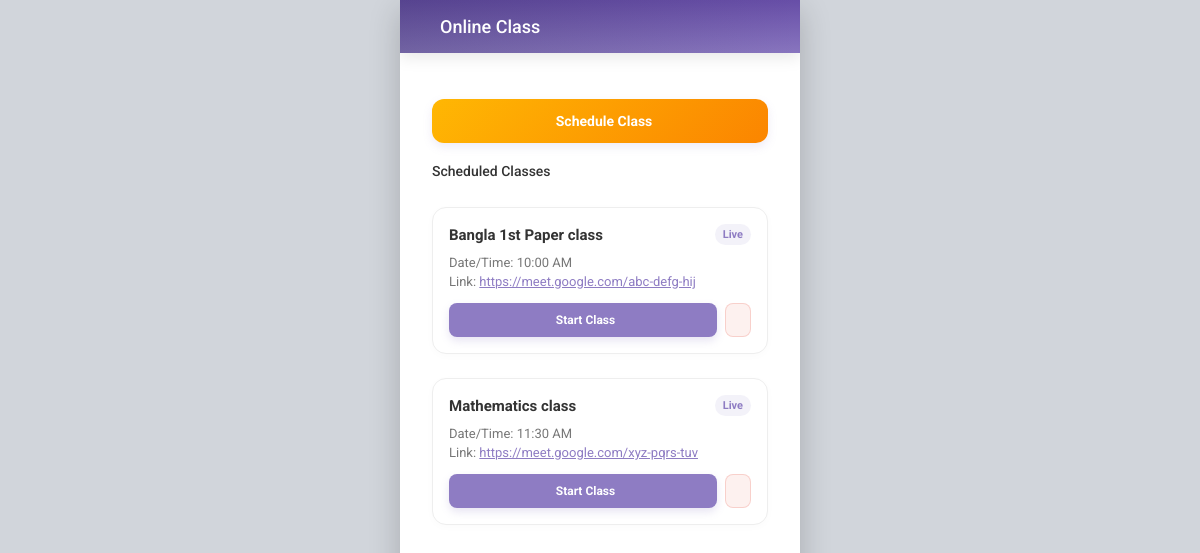
/index.php?controller=teacher&action=online_class (signed in), run on the app's committed database.
### tables this page shows
CREATE TABLE online_classes (
            id INTEGER PRIMARY KEY AUTOINCREMENT,
            title TEXT NOT NULL,
            subtitle TEXT,
            time TEXT NOT NULL,
            link TEXT NOT NULL,
            icon TEXT DEFAULT 'ph-video-camera',
            icon_bg TEXT DEFAULT 'rgba(142, 124, 195, 0.08)',
            icon_color TEXT DEFAULT 'var(--brand-color)',
            school_code TEXT NOT NULL REFERENCES schools(school_code) ON DELETE CASCADE
        );

### core/Controller.php (called while the page is built)
<?php
class Controller {
    public function render($view, $data = []) {
        extract($data);
        include 'views/layouts/header.php';
        include 'views/' . $view . '.php';
        include 'views/layouts/footer.php';
    }
}

### controllers/TeacherController.php (called while the page is built, shortened)
<?php
class TeacherController extends Controller {
    public function online_class() {
        $data = [
            'classroom' => TeacherModel::getClassroom()
        ];
        $this->render('teacher/online_class', $data);
    }
}

### models/TeacherModel.php (called while the page is built, shortened)
<?php
class TeacherModel extends Model {
    public static function getClassroom() {
        $db = self::getDB();
        $schoolCode = isset($_SESSION['school_code']) ? $_SESSION['school_code'] : 'DHAKA100';
        if ($db) {
            $stmtOnline = $db->prepare("SELECT title, subtitle, time, link, icon, icon_bg, icon_color FROM online_classes WHERE school_code = :school_code");
            $stmtOnline->execute(['school_code' => $schoolCode]);
            $online = $stmtOnline->fetchAll(PDO::FETCH_ASSOC);
            $stmtRecorded = $db->prepare("SELECT title, subtitle, duration, topic, icon, icon_bg, icon_color FROM recorded_classes WHERE school_code = :school_code");
            $stmtRecorded->execute(['school_code' => $schoolCode]);
            $recorded = $stmtRecorded->fetchAll(PDO::FETCH_ASSOC);
            return [
                'online' => $online,
                'recorded' => $recorded
            ];
        }
        return [
            'online' => [
                ['title' => 'Bangla 1st Paper (Class 8)', 'subtitle' => '38 Students Registered', 'icon' => 'ph-video-camera', 'iconBg' => 'rgba(142, 124, 195, 0.08)', 'iconColor' => 'var(--brand-color)', 'link' => 'https://meet.google.com/abc-defg-hij', 'time' => '10:00 AM']
            ],
            'recorded' => [
                ['title' => 'Bangla Grammar Lecture 3', 'subtitle' => 'Uploaded 2 days ago', 'icon' => 'ph-play-circle', 'iconBg' => 'rgba(142, 124, 195, 0.08)', 'iconColor' => 'var(--brand-color)', 'duration' => '30 Mins', 'topic' => 'Bangla']
            ]
        ];
    }
}

### views/teacher/online_class.php (the view, shortened to what this page needs)
<div id="teacherOnlineClassView" class="view active" style="overflow-y: auto; padding: 16px; box-sizing: border-box; height: 100%;">
    <div class="routine-container">
        <button class="pay-now-btn" id="showFormBtn" onclick="toggleScheduleForm()" style="margin-bottom: 20px; border-radius: 12px; width: 100%; display: flex; align-items: center; justify-content: center; gap: 8px; box-shadow: 0 4px 10px rgba(142,124,195,0.15); border: none; cursor: pointer;">
            <i class="ph ph-plus-circle" style="font-size: 18px;"></i> Schedule Class
        </button>
        <div class="section-header" style="padding-left: 0; margin-bottom: 12px;">Scheduled Classes</div>
        <div id="teacherOnlineClassList" class="teachers-list-grid">
            <?php if (empty($classroom['online'])): ?>
                <div class="empty-state-routine" style="padding: 30px; text-align: center; color: var(--text-light);">No scheduled classes</div>
            <?php else: ?>
                <?php foreach ($classroom['online'] as $c): ?>
                    <div class="teacher-card" style="padding: 16px; flex-direction: column; align-items: stretch; gap: 10px; background: white; border: 1px solid var(--border-color); border-radius: 14px; margin-bottom: 12px; display: flex;">
                        <div style="display: flex; justify-content: space-between; align-items: center;">
                            <div style="font-weight: bold; color: var(--text-main); font-size: 15px;"><?php echo htmlspecialchars($c['title']); ?></div>
                            <span style="font-size: 11px; background: rgba(142,124,195,0.1); color: var(--brand-color); padding: 4px 8px; border-radius: 20px; font-weight: bold;">Live</span>
                        </div>
                        <div style="font-size: 13px; color: var(--text-light); display: flex; flex-direction: column; gap: 4px;">
                            <div><i class="ph ph-calendar-blank"></i> Date/Time: <?php echo htmlspecialchars($c['time']); ?></div>
                            <div><i class="ph ph-link"></i> Link: <a href="<?php echo htmlspecialchars($c['link']); ?>" target="_blank" style="color: var(--brand-color); text-decoration: underline; word-break: break-all;"><?php echo htmlspecialchars($c['link']); ?></a></div>
                        </div>
                        <div style="display: flex; gap: 8px; margin-top: 4px; box-sizing: border-box;">
                            <a href="<?php echo htmlspecialchars($c['link']); ?>" target="_blank" class="classroom-join-btn" style="flex: 1; text-align: center; text-decoration: none; padding: 10px; font-size: 12px; border-radius: 8px; display: flex; align-items: center; justify-content: center; gap: 5px; font-weight: bold; background: var(--brand-color); color: white; border: none; cursor: pointer;">
                                <i class="ph ph-video-camera"></i> Start Class
                            </a>
                            <a href="?controller=teacher&action=delete_class&id=<?php echo $c['id']; ?>" onclick="return confirm('Are you sure you want to delete this scheduled class?')" style="padding: 8px 12px; margin: 0; background: rgba(231, 76, 60, 0.08); color: #e74c3c; border: 1px solid rgba(231, 76, 60, 0.2); border-radius: 8px; display: flex; align-items: center; justify-content: center; text-decoration: none; cursor: pointer;">
                            </a>
                        </div>
                    </div>
                <?php endforeach; ?>
            <?php endif; ?>
        </div>
    </div>
</div>

### assets/css/style.css (style rules this page uses)
:root { --brand-color: #8E7CC3; --brand-dark: #674EA7; --bg-color: #f7f7f7; --white: #ffffff; --text-main: #333333; --text-light: #777777; --border-color: #eeeeee; --success: #2ecc71; --error: #e74c3c; --warning: #f39c12; --info: #3498db; --space-xs: 4px; --space-sm: 8px; --space-md: 16px; --space-lg: 24px; --space-xl: 32px; }
* { margin: 0; padding: 0; box-sizing: border-box; -webkit-tap-highlight-color: transparent; font-family: 'Roboto', sans-serif; }
a { color: var(--brand-color); text-decoration: none; word-wrap: break-word; word-break: break-all; overflow-wrap: break-word; max-width: 100%; display: inline-block; }
html, body { height: 100%; }
body { background-color: #d1d5db; display: flex; justify-content: center; align-items: center; min-height: 100vh; }
.view { display: none; animation: fadeIn 0.3s ease; }
.view.active { display: block; }
.section-header { padding: 0 16px 12px; font-size: 14px; font-weight: 500; color: var(--text-main); }
.routine-container { padding: 16px; }
.pay-now-btn { margin-top: 14px; width: 100%; border: none; border-radius: 14px; padding: 14px 16px; background: linear-gradient(135deg, #ffb703 0%, #fb8500 100%); color: #fff; font-size: 14px; font-weight: 700; display: flex; align-items: center; justify-content: center; gap: 8px; box-shadow: 0 10px 18px rgba(251, 133, 0, 0.28); cursor: pointer; }
.classroom-join-btn { background: var(--brand-color); color: var(--white); border: none; border-radius: 8px; padding: 8px 16px; font-size: 12px; font-weight: 700; cursor: pointer; display: flex; align-items: center; gap: 6px; transition: all 0.2s; box-shadow: 0 4px 8px rgba(142, 124, 195, 0.2); }
.teachers-list-grid { display: flex; flex-direction: column; gap: 12px; margin-top: 16px; }
.teacher-card { display: flex; align-items: center; background: var(--white); border: 1px solid var(--border-color); border-radius: 14px; padding: 14px; box-shadow: 0 2px 8px rgba(0,0,0,0.02); transition: background 0.2s, transform 0.2s; }

### data on the page
online_classes: title "Bangla 1st Paper class", time "10:00 AM", link "https://meet.google.com/abc-defg-hij"
online_classes: title "Mathematics class", time "11:30 AM", link "https://meet.google.com/xyz-pqrs-tuv"

### other printed values
$title "Online Class"
